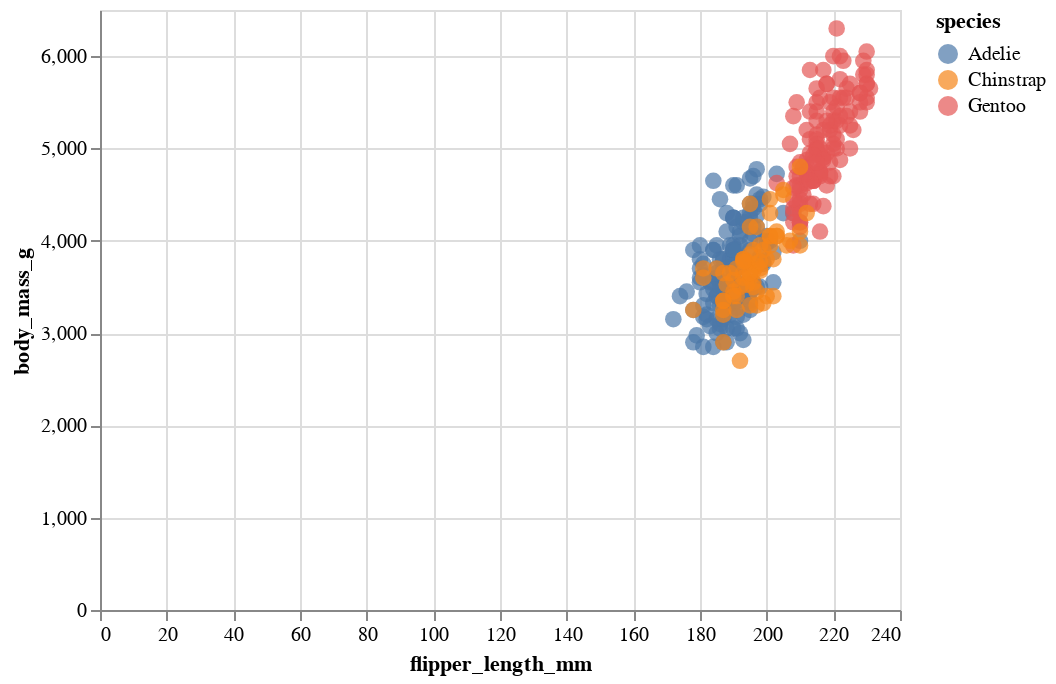

The code cell stored with this chart in its notebook:
### Code cell
alt.Chart(pg_data).mark_circle(size = 69).encode(
     x='flipper_length_mm',
     y='body_mass_g', 
     color = 'species',
     tooltip=['species', 'flipper_length_mm', 'body_mass_g']
 ).interactive()

### Figure 1 — Vega-Lite specification as saved in the notebook (floating-point values rounded to 4 significant figures; data arrays with more than 128 entries replaced by an {"elided": "..."} marker saying what was removed)
{"config": {"view": {"continuousWidth": 400, "continuousHeight": 300}}, "data": {"name": "data-d00e1631cca48c544438d30d2b470e8a"}, "mark": {"type": "circle", "size": 69}, "encoding": {"color": {"type": "nominal", "field": "species"}, "tooltip": [{"type": "nominal", "field": "species"}, {"type": "quantitative", "field": "bill_length_mm"}, {"type": "quantitative", "field": "body_mass_g"}], "x": {"type": "quantitative", "field": "flipper_length_mm"}, "y": {"type": "quantitative", "field": "body_mass_g"}}, "selection": {"selector002": {"type": "interval", "bind": "scales", "encodings": ["x", "y"]}}, "$schema": "https://vega.github.io/schema/vega-lite/v4.8.1.json", "datasets": {"data-d00e1631cca48c544438d30d2b470e8a": {"elided": "344 records"}}}
